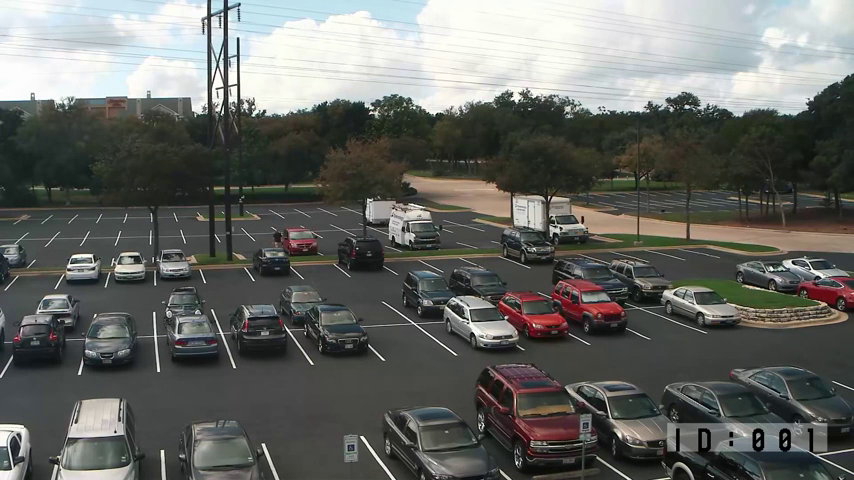
#> input picture detectParking-master/detectParking-master/datasets/parkinglot_1_snapshot.png, 854 x 480 px
$ python Spots.py ../detectParking-master/detectParking-master/datasets/parkinglot_1_snapshot.png haarcascade_frontalface_default.xml   (older library calls are emulated)
#> lines starting #> are read from the running program, lines starting #| are printed output that depends on the picture; after the words box and inside, x2 and y2 are one past the last pixel; in counts of white or black regions, pixels touching at a corner belong together
from __future__ import division
from collections import defaultdict
from collections import OrderedDict
from cv2 import line
import cv2
from matplotlib import pyplot as plt
from networkx.algorithms import swap
from numpy import mat
from skimage.exposure import exposure
import numpy as np
from org import imutils
from numpy.core.defchararray import rindex
import sys

def line(p1, p2):
	A = (p1[1] - p2[1])
	B = (p2[0] - p1[0])
	C = (p1[0]*p2[1] - p2[0]*p1[1])
	return A, B, -C

def intersection(L1, L2):
	D  = L1[0] * L2[1] - L1[1] * L2[0]
	Dx = L1[2] * L2[1] - L1[1] * L2[2]
	Dy = L1[0] * L2[2] - L1[2] * L2[0]
	if D != 0:
		x = Dx / D
		y = Dy / D
		return x,y
	else:
		return False

def comupteIntersect(hline,vline):
	hx1=hline[0];hy1=hline[1];hx2=hline[2];hy2=hline[3];
	vx3=vline[0];vy3=vline[1];vx4=vline[2];vy4=vline[3];


	return 0;

input = sys.argv[1]

#  CascadeClassifier class to detect objects. cas1.xml will have the trained data
face_cascade = cv2.CascadeClassifier(sys.argv[2])

# im will have the input in image format
im = cv2.imread(input)
#> im is the input picture: shape (480, 854, 3); mean B, G, R 101.1, 104.9, 103.3
im2=im

# cvtColor Converts an image from one color space to another.
gray=cv2.cvtColor(im,cv2.COLOR_BGR2GRAY)
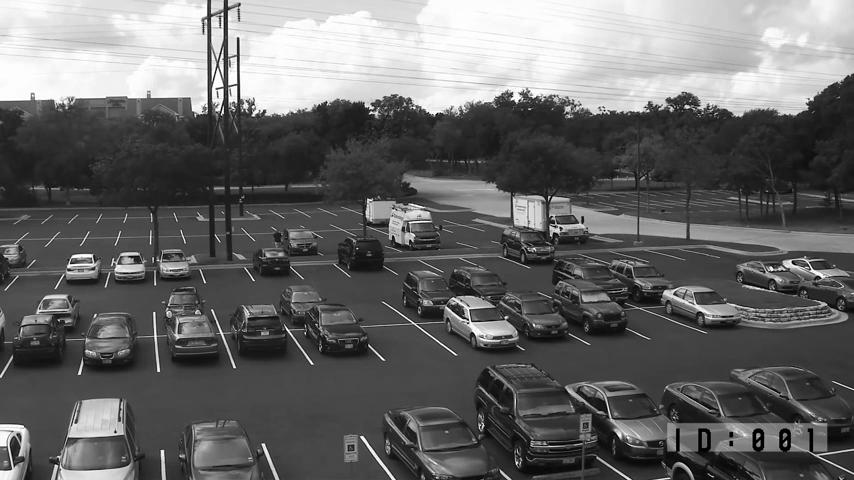
#> gray: shape (480, 854); min 0, max 255, mean 103.9
# apply diverse linear filters to smooth images using GaussianBlur
blur = cv2.GaussianBlur(gray,(5,15),0)
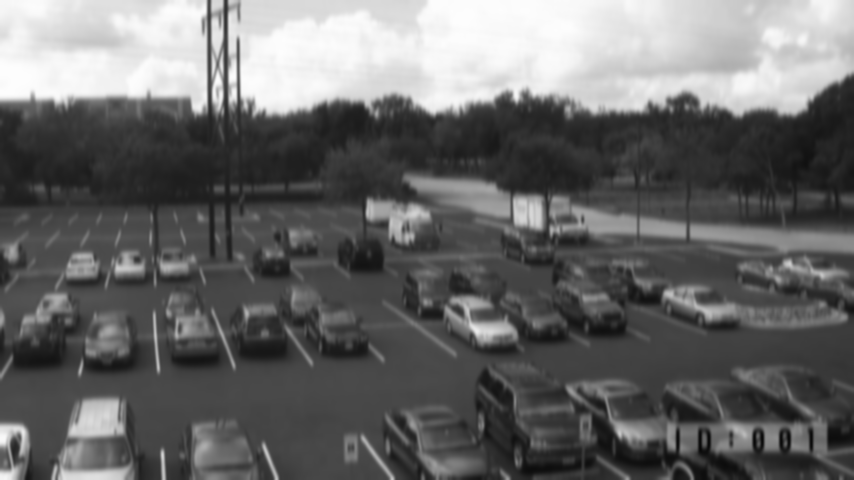
#> blur: shape (480, 854); min 8, max 253, mean 103.9
# apply segmentation
# Application example: Separate out regions of an image corresponding to objects which we want to analyze. This separation is based on the variation of intensity between the object pixels and the background pixels.
# To differentiate the pixels we are interested in from the rest (which will eventually be rejected), we perform a comparison of each pixel intensity value with respect to a threshold (determined according to the problem to solve).
# Once we have separated properly the important pixels, we can set them with a determined value to identify them (i.e. we can assign them a value of 0 (black), 255 (white) or any value that suits your needs).

ret3,th3 = cv2.threshold(blur,0,255,cv2.THRESH_BINARY+cv2.THRESH_OTSU)
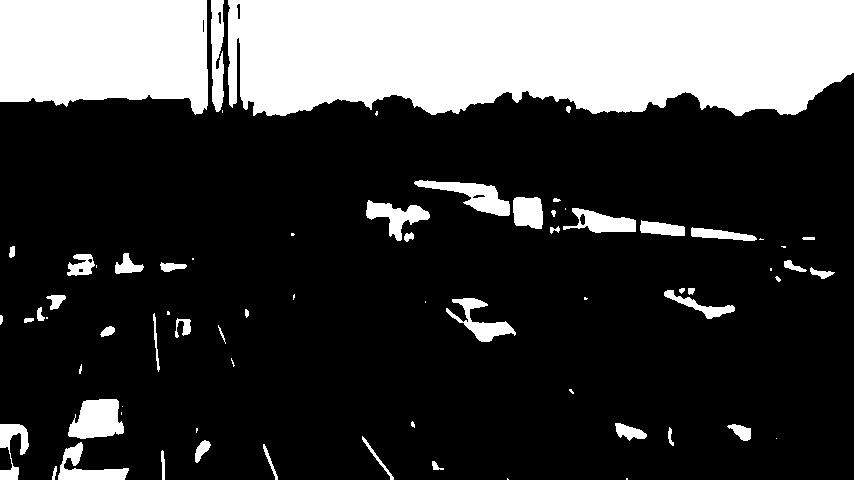
#> th3: shape (480, 854); 24.7% white; 71 white regions (23 under 20 px)
#> ret3 = 142

# Contours can be explained simply as a curve joining all the continuous points (along the boundary), having same color or intensity. The contours are a useful tool for shape analysis and object detection and recognition.
#
# For better accuracy, use binary images. So before finding contours, apply threshold or canny edge detection.
# findContours function modifies the source image. So if you want source image even after finding contours, already store it to some other variables.
# In OpenCV, finding contours is like finding white object from black background. So remember, object to be found should be white and background should be black.
contours, hierarchy = cv2.findContours(th3,cv2.RETR_TREE,cv2.CHAIN_APPROX_SIMPLE)
#> contours = 78 contours, 34 with area under 20; largest, box (x1, y1, x2, y2) and area: (228, 0, 854, 116) 64322, (0, 0, 208, 115) 20651, (68, 399, 124, 439) 1564, (414, 180, 510, 216) 1298, (211, 0, 224, 112) 1064

# by here skeleton would have been drawn

#to draw the contour in the image enable the below line
#img = cv2.drawContours(im, contours, -1, (0,255,0), 1)
idx =0
for cnt in contours:
	x,y,w,h = cv2.boundingRect(cnt)
	if w-x>900 and h-y>100:
		roi=im[y:y+h,x:x+w]
		crop_rect=im[y:y+h,x:x+w]
#         cv2.imshow('crop_rect',crop_rect)
#         cv2.waitKey(0)
		idx+=1
		cv2.imwrite('crp_contour'+str(idx) + '.jpg', crop_rect)
#> this loop made 78 passes
#> (x, y, w, h) on passes 3 to 14: (52, 466, 5, 14), (432, 461, 12, 9), (161, 450, 4, 30), (263, 444, 15, 36), (58, 442, 71, 38), (195, 440, 16, 23), (776, 438, 1, 1), (362, 436, 32, 44), (196, 428, 2, 5), (668, 427, 6, 19), (727, 424, 24, 17), (0, 424, 29, 56)
#> (cnt, x, y, w, h) on passes 1, 2, 17, 27, 33, 42: ([[626, 478], [626, 479], [627, 479], [627, 478]], 626, 478, 2, 2), ([[507, 478], [507, 479], [508, 479]], 507, 478, 2, 2), ([[121, 412], [121, 414]], 121, 412, 1, 3), ([[46, 317], [46, 318], [47, 318], [47, 317]], 46, 317, 2, 2), ([[425, 301], [425, 302]], 425, 301, 1, 2), ([[770, 268], [770, 270], [771, 270], [771, 268]], 770, 268, 2, 3)
#> after the loop, idx = 0

#> (the run stopped early here; a loop or call above may not have finished)
